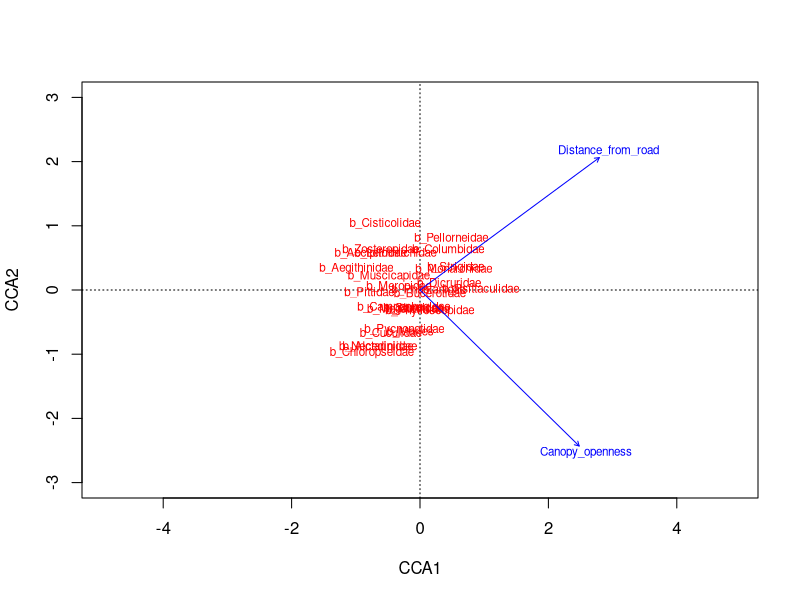
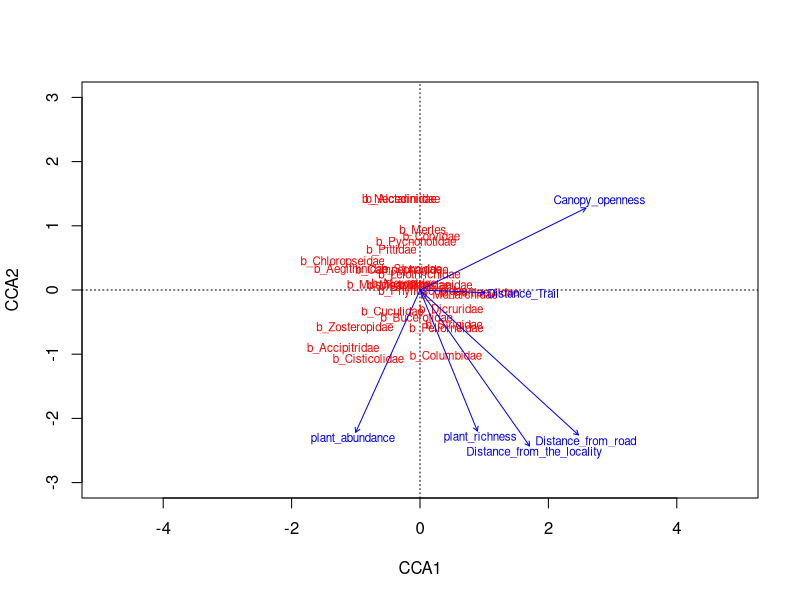
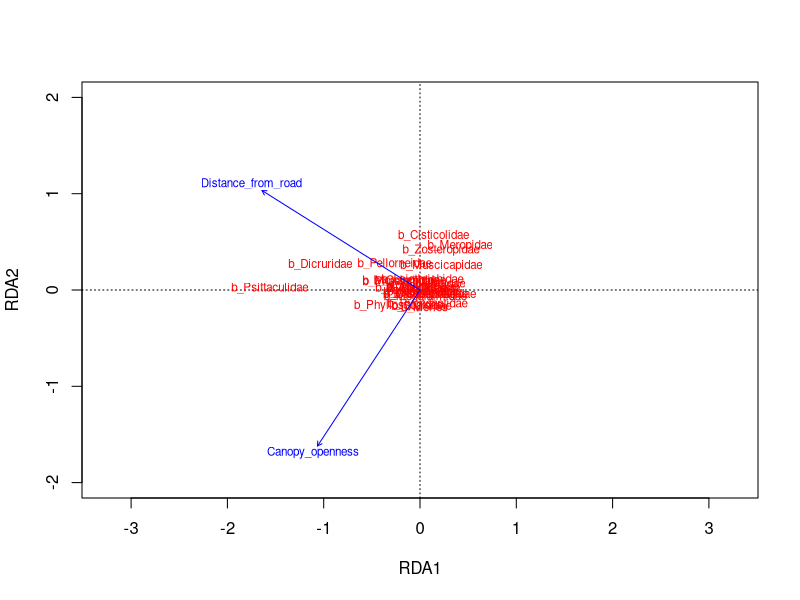
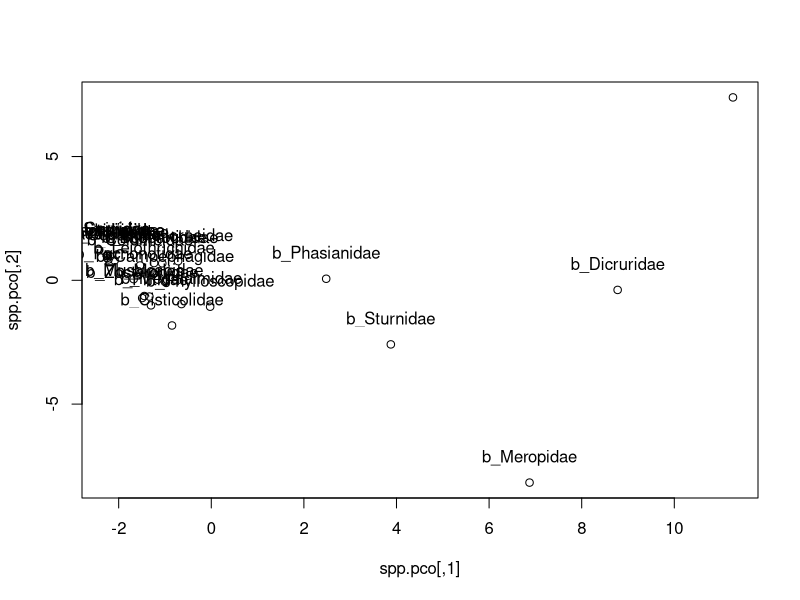
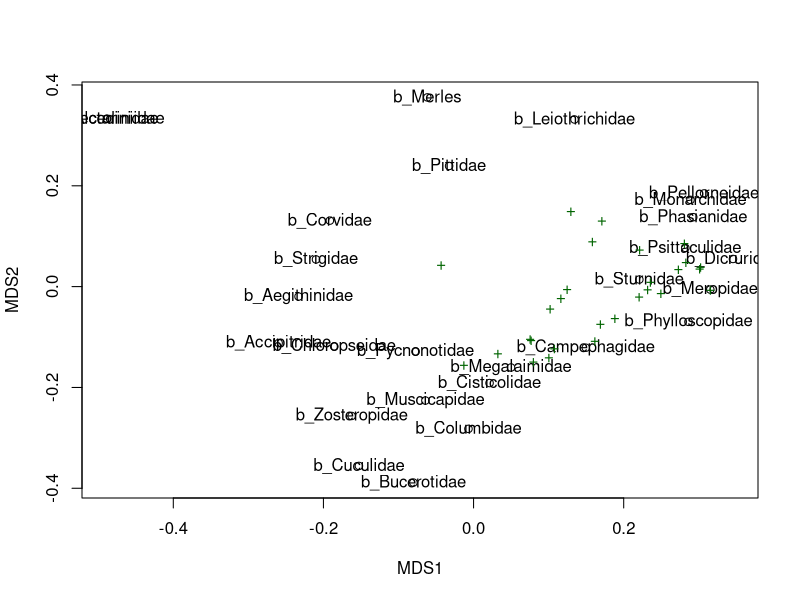
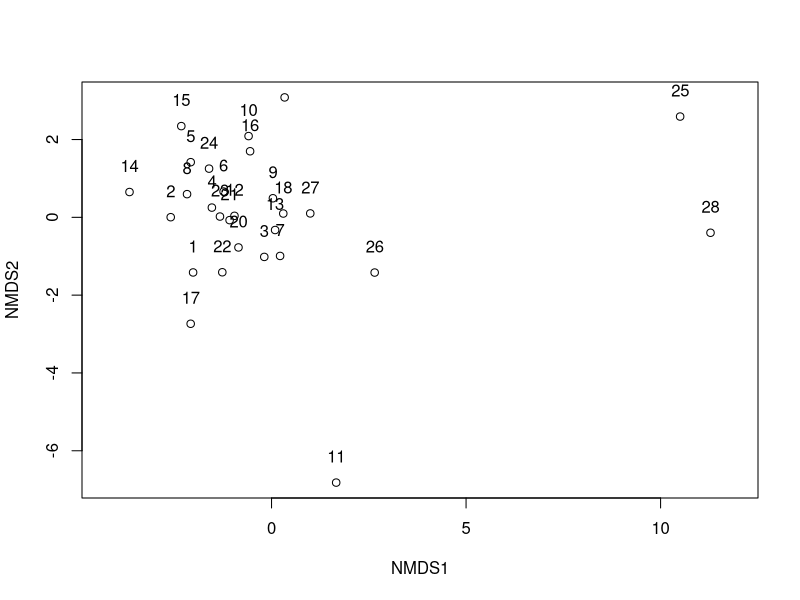
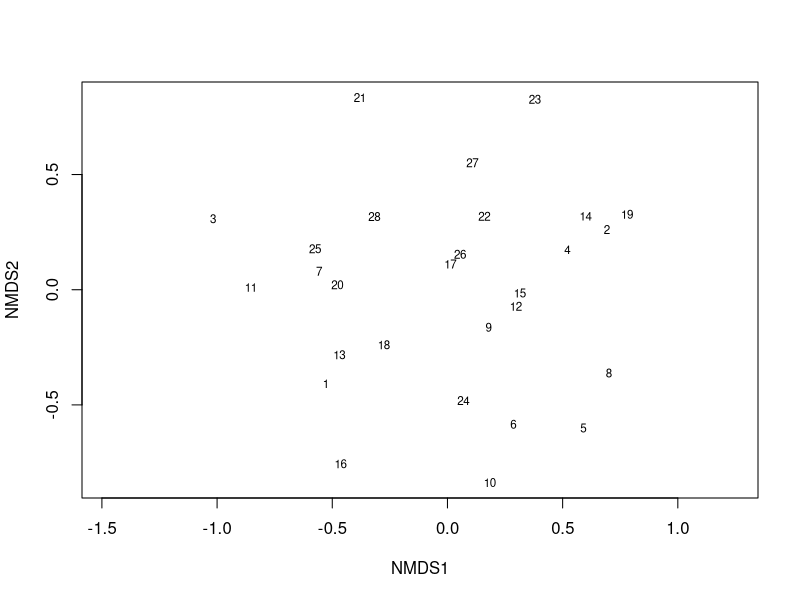
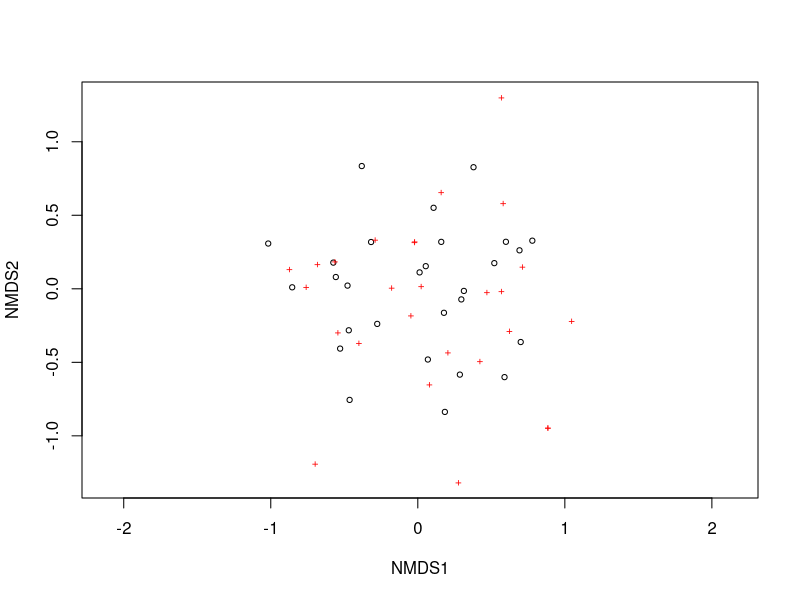

Write R code to recreate these figures, in order. (Note: this script raises an error after producing the figures.)
library(vegan)

Birdsnp<-read.csv('satchori_bird_02.csv',header = TRUE)
names(Birdsnp)
env<- Birdsnp[,6:11]
spp<- Birdsnp[,33:59]

ccamodel <- cca(spp~., env)
ccamodelb <- cca(spp~1, env)
add1(ccamodelb, scope = formula(ccamodel), test = "permutation")
ccamodelfinal <- cca(spp~ Canopy_openness + Distance_from_road, env)
add1(ccamodelfinal, scope = formula(ccamodel), test = "permutation")
ano<-anova(ccamodelfinal, by = "terms")
ccamodelfinal
summary(ccamodelfinal)

anova.cca(ccamodelfinal)
anova.cca(ccamodelfinal, by="terms")
anova.cca(ccamodelfinal, by="axis")

plot(ccamodelfinal, xlim=c(-3,3), ylim=c(-3,3), display=c("sp","cn"))

## Common but bad way: use all variables you happen to have in your
## environmental data matrix
plot(ccamodel, xlim=c(-3,3), ylim=c(-3,3), display=c("sp","cn"))

## RDA (ref_Mark)
rdamodel <- rda(spp~., env)
rdamodel2 <- rda(spp~1, env)
add1(rdamodel2, scope = formula(rdamodel), test = "permutation")
rdamodel3 <- rda(spp~ Canopy_openness + Distance_from_road, env)
add1(rdamodel3, scope = formula(ccamodel), test = "permutation")

ano_rda<-anova(rdamodel3, by = "terms")
rdamodel3
summary(rdamodel3)

anova(rdamodel3)
anova(rdamodel3, by="terms")
anova(rdamodel3, by="axis")

plot(rdamodel3, xlim=c(-2,2), ylim=c(-2,2), display=c("sp","cn"))


#Multi-Dimensional Scaling
spp.t = t(Birdsnp)
spp.t2=  spp.t[33:59,]
spp.eu= dist(spp.t2, method = "euclidean")
spp.pco= cmdscale(spp.eu, k=2)
plot(spp.pco)
text(spp.pco,labels = rownames(spp.pco), cex = 1,adj = NULL, pos = 3, offset = 1)


#MDS for species score
spp.bc = vegdist(spp.t2, method = "bray")
spp.pco.bc = cmdscale(spp.bc, eig = TRUE) #Previously we did with Euclidean dist

spp.wa = wascores(spp.pco.bc$points, spp.t2)
plot(spp.pco.bc$points, xlab = "MDS1", ylab = "MDS2")
text(spp.pco.bc$points, labels = rownames(spp.pco.bc$points))
points(spp.wa, pch = "+", col = "darkgreen")


#NMDS
library(MASS)
Birdsnp<-read.csv('satchori_bird_02.csv',header = TRUE)
env<- Birdsnp[,6:11]
bspp<- Birdsnp[,33:59]
bspp.eu = dist(bspp, method = "euclidean") 
bspp.nmds = MASS::isoMDS(bspp.eu)
plot(bspp.nmds$points, xlab = "NMDS1", ylab = "NMDS2", asp = 1)
text(bspp.nmds$points, cex = 1,adj = NULL, pos = 3, offset = 1)

cor(scores(bspp.nmds)[,1], env, method = "spearman")

for (i in 1:5) print (isoMDS(bspp.eu, k=i, trace=FALSE)$stress)


##for species score
library(vegan)
rankindex(env, spp)
spp.nmds2 = metaMDS(spp, distance = "manhattan")
for (i in 1:5) print (metaMDS(spp,distance = "manhattan", k=i, trace=FALSE)$stress*100)


spp.nmds2 = metaMDS(spp, distance = "manhattan", k = 3) #based on  the prevous result
plot(spp.nmds2, type = "t", display = "sites") #produce plot
op = plot(spp.nmds2, type = "p", display = c("site", "species"))
identify(op, what = "species", cex = 0.8, col = "red")

scores(spp.nmds2)
spp.nmds2$data
wascores(spp.nmds2$po, wisconsin(spp), expand = TRUE)
wascores(env, spp)
eigengrad(env, spp)


#PCA with RDA
spp.pca= rda(spp)
scores(spp.pca, choices = 1:2,'sites')
scores(spp.pca, choices = 1:2,'species')
eigenvals(spp.pca)
summary(spp.pca)
screeplot(spp.pca)


spp.nam = abbreviate(colnames(spp), minlength = 5)
plot(spp.pca, display = "sites", type = "text")
text(spp.pca, display = "species", labels = spp.nam, col = "red", cex = 0.6)


op = plot(spp.pca, type= "n")
text(spp.pca, display = "sites")
points(spp.pca, display = "species", pch = "+", col = "red")
sp = identify(op, "species", col = "red", cex = 0.6, labels = spp.nam)
biplot(spp.pca)


#CCA(p390)
library(vegan)
fw.cca = cca(fw.biol ~ TDS + pH + DO2, data = fw.env)